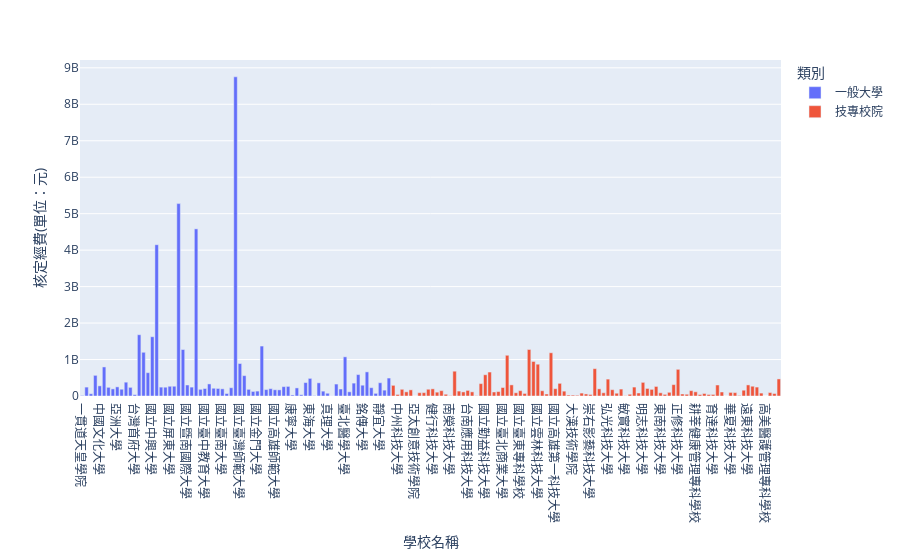

Source (notebook cell):
### Code cell
import plotly.express as px
fig = px.bar(school1, x="學校名稱", y="核定經費(單位：元)", color="類別")
fig.show()

### Figure 1 — Plotly figure (JSON) as saved in the notebook; plotly's stock layout.template omitted (floating-point values rounded to 4 significant figures)
{"data": [{"alignmentgroup": "True", "hovertemplate": "類別=一般大學<br>學校名稱=%{x}<br>核定經費(單位：元)=%{y}<extra></extra>", "legendgroup": "一般大學", "marker": {"color": "#636efa", "pattern": {"shape": ""}}, "name": "一般大學", "offsetgroup": "一般大學", "orientation": "v", "showlegend": true, "textposition": "auto", "type": "bar", "x": ["一貫道天皇學院", "世新大學", "中信金融管理學院", "中原大學", "中國文化大學", "中國醫藥大學", "中山醫學大學", "中華大學", "亞洲大學", "佛光大學", "元智大學", "南華大學", "台灣首府大學", "國立中央大學", "國立中山大學", "國立中正大學", "國立中興大學", "國立交通大學", "國立嘉義大學", "國立宜蘭大學", "國立屏東大學", "國立彰化師範大學", "國立成功大學", "國立政治大學", "國立暨南國際大學", "國立東華大學", "國立清華大學", "國立聯合大學", "國立臺中教育大學", "國立臺北大學", "國立臺北教育大學", "國立臺北藝術大學", "國立臺南大學", "國立臺南藝術大學", "國立臺東大學", "國立臺灣大學", "國立臺灣師範大學", "國立臺灣海洋大學", "國立臺灣藝術大學", "國立臺灣體育運動大學", "國立金門大學", "國立陽明大學", "國立體育大學", "國立高雄大學", "國立高雄師範大學", "大同大學", "大葉大學", "實踐大學", "康寧大學", "慈濟大學", "明道大學", "東吳大學", "東海大學", "法鼓文理學院", "淡江大學", "玄奘大學", "真理大學", "稻江科技暨管理學院", "義守大學", "臺北市立大學", "臺北醫學大學", "華梵大學", "輔仁大學", "逢甲大學", "銘傳大學", "長庚大學", "長榮大學", "開南大學", "靜宜大學", "馬偕醫學院", "高雄醫學大學"], "xaxis": "x", "y": [14391000, 244019801, 62233063, 566128253, 278397368, 796775969, 237875976, 195291248, 250520697, 185621465, 379034709, 237014986, 37342074, 1680194517, 1198557694, 639903242, 1625272828, 4149500328, 243223271, 241284960, 267198963, 267992374, 5275852760, 1274373074, 301829579, 243857359, 4583361981, 182938483, 205196758, 331300045, 212759309, 206694381, 196572939, 68497203, 227078828, 8753601336, 890344664, 558711670, 182472109, 124841361, 134561052, 1369682436, 176295050, 201286703, 170518983, 168609120, 257017189, 263236021, 28551028, 221779507, 35247641, 368307143, 483051852, 9841658, 361051434, 133113024, 75278385, 3636000, 327832651, 192042676, 1073771053, 115509642, 353257047, 587330551, 296238125, 661368507, 228211623, 72101661, 363580532, 160733231, 492047407], "yaxis": "y"}, {"alignmentgroup": "True", "hovertemplate": "類別=技專校院<br>學校名稱=%{x}<br>核定經費(單位：元)=%{y}<extra></extra>", "legendgroup": "技專校院", "marker": {"color": "#EF553B", "pattern": {"shape": ""}}, "name": "技專校院", "offsetgroup": "技專校院", "orientation": "v", "showlegend": true, "textposition": "auto", "type": "bar", "x": ["中國科技大學", "中州科技大學", "中臺科技大學", "中華科技大學", "中華醫事科技大學", "亞太創意技術學院", "亞東技術學院", "仁德醫護管理專科學校", "修平科技大學", "健行科技大學", "僑光科技大學", "元培醫事科技大學", "南亞技術學院", "南榮科技大學", "南臺科技大學", "南開科技大學", "台北海洋科技大學", "台南應用科技大學", "吳鳳科技大學", "和春技術學院", "嘉南藥理大學", "國立勤益科技大學", "國立屏東科技大學", "國立澎湖科技大學", "國立臺中科技大學", "國立臺北商業大學", "國立臺北科技大學", "國立臺北護理健康大學", "國立臺南護理專科學校", "國立臺東專科學校", "國立臺灣戲曲學院", "國立臺灣科技大學", "國立虎尾科技大學", "國立雲林科技大學", "國立高雄應用科技大學", "國立高雄海洋科技大學", "國立高雄科技大學", "國立高雄第一科技大學", "國立高雄餐旅大學", "大仁科技大學", "大同技術學院", "大漢技術學院", "大華科技大學", "宏國德霖科技大學", "崇仁醫護管理專科學校", "崇右影藝科技大學", "崑山科技大學", "嶺東科技大學", "建國科技大學", "弘光科技大學", "德明財經科技大學", "慈惠醫護管理專科學校", "慈濟科技大學", "敏實科技大學", "敏惠醫護管理專科學校", "文藻外語大學", "新生醫護管理專科學校", "明志科技大學", "明新科技大學", "景文科技大學", "朝陽科技大學", "東南科技大學", "東方設計大學", "樹人醫護管理專科學校", "樹德科技大學", "正修科技大學", "環球科技大學", "經國管理暨健康學院", "美和科技大學", "耕莘健康管理專科學校", "聖母醫護管理專科學校", "聖約翰科技大學", "育英醫護管理專科學校", "育達科技大學", "致理科技大學", "臺北城市科技大學", "臺灣觀光學院", "華夏科技大學", "萬能科技大學", "蘭陽技術學院", "輔英科技大學", "遠東科技大學", "醒吾科技大學", "長庚科技大學", "馬偕醫護管理專科學校", "高美醫護管理專科學校", "高苑科技大學", "黎明技術學院", "龍華科技大學"], "xaxis": "x", "y": [292400000, 41897600, 183670155, 114099334, 168455990, 1606772, 91148500, 91942166, 185144649, 196109577, 105044631, 146739988, 47891000, 9660000, 680196196, 134513958, 112015285, 153777643, 113645158, 8000000, 339812120, 582375371, 657204305, 109995988, 122008361, 232477903, 1116716101, 304810991, 88904294, 145978825, 69541609, 1275575036, 947297487, 871855828, 143890341, 54220100, 1185199835, 201230000, 347286446, 132834675, 27031040, 25252676, 20008600, 79878224, 56339570, 41599155, 749494846, 195909211, 88648982, 463127766, 172719208, 76310602, 189835656, 6972600, 47121063, 245020893, 82626944, 373902862, 206974300, 181857916, 262025473, 87713000, 44651389, 101276000, 312387459, 731439000, 54860865, 47970000, 147092167, 115151340, 39472632, 68726769, 41782024, 42867994, 302045828, 109980000, 1050000, 98383068, 93096286, 15486018, 158803806, 303885507, 268155502, 244380234, 79890000, 0, 94326823, 68546073, 467826224], "yaxis": "y"}], "layout": {"barmode": "relative", "legend": {"title": {"text": "類別"}, "tracegroupgap": 0}, "margin": {"t": 60}, "xaxis": {"anchor": "y", "domain": [0, 1], "title": {"text": "學校名稱"}}, "yaxis": {"anchor": "x", "domain": [0, 1], "title": {"text": "核定經費(單位：元)"}}}}
